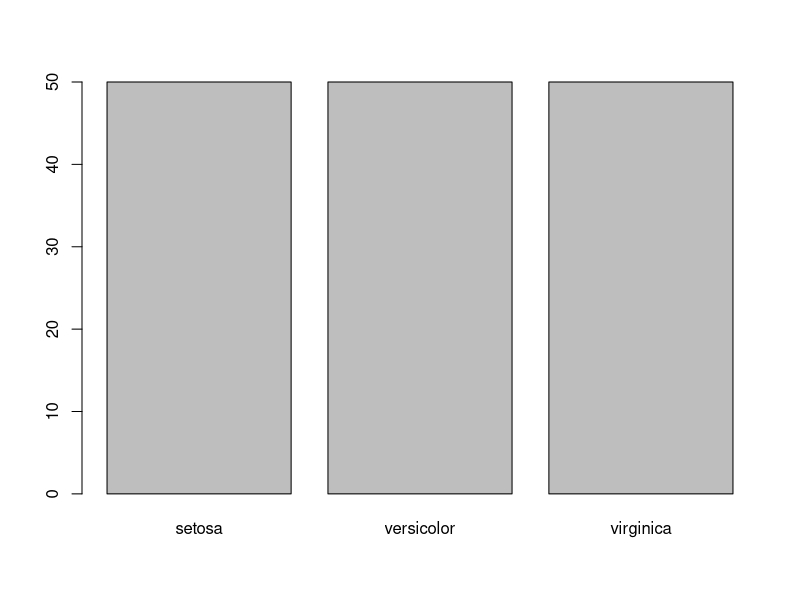
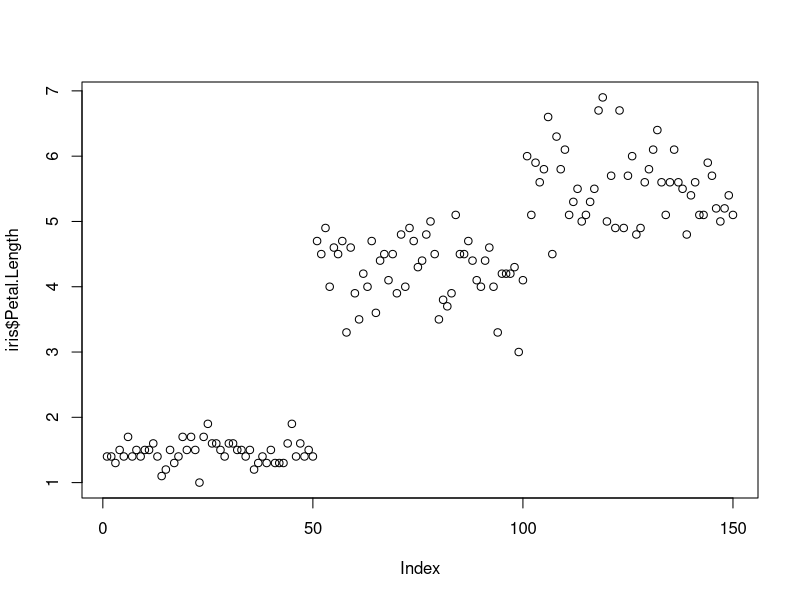
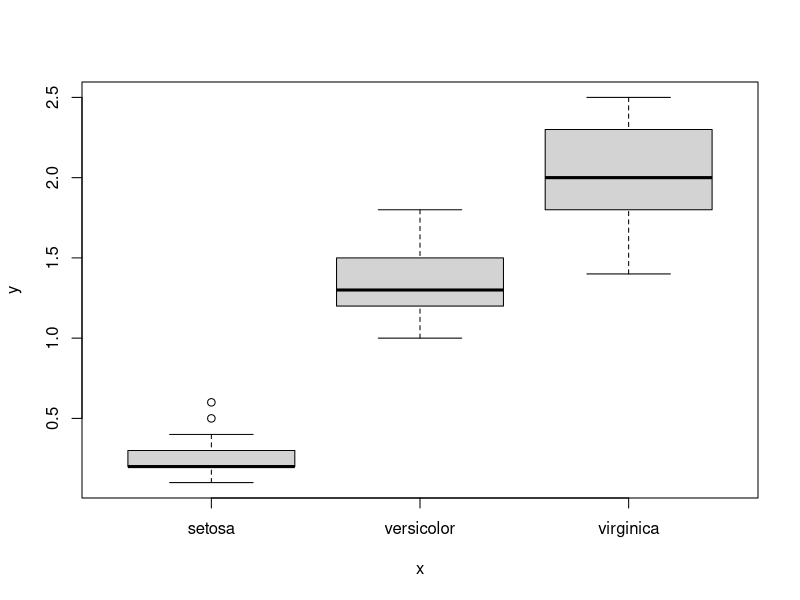

R code for these plots, in order:
# Course: R: An introduction (with R studio)

########### LOAD DATASETS PACKAGES ###########

# load/unload base packages manually
#
library(datasets)

################### LOAD DATA ################
#
head(iris)


######### PLOT DATA WITH plot() ##############

# Help for plot
#
?plot

# Categorical variables
#
plot(iris$Species)

# Quantitative variables
#
plot(iris$Petal.Length)

# Categorical and Quantitative; both
#
plot(iris$Species, iris$Petal.Width)

